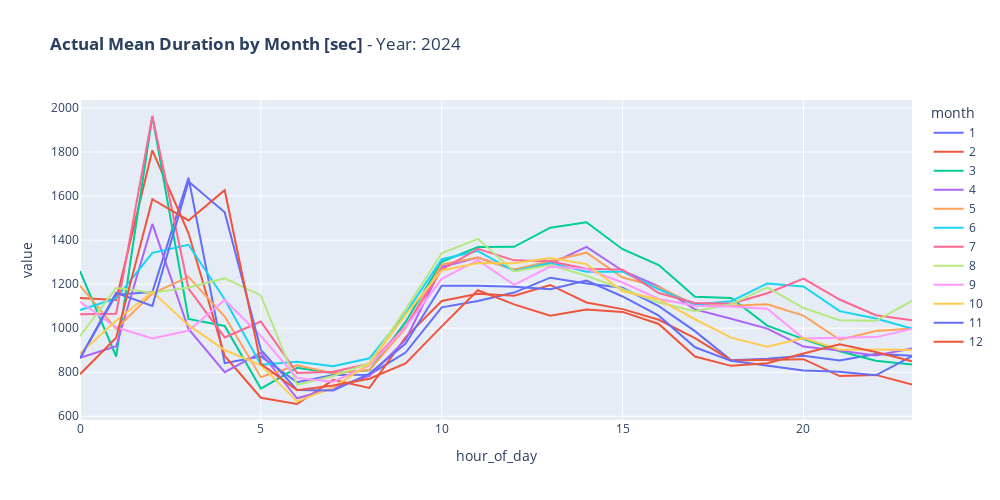

The notebook cell saved with this chart:
### Code cell
actual_month_means = group_results['actual'].mean().unstack(level='hour_of_day').T
fig = px.line(actual_month_means, title=f"<b>Actual Mean Duration by Month [sec]</b> - Year: {year_to_test}", width=1000, height=500)

fig.show()

### Figure 1 — Plotly figure (JSON) as saved in the notebook; plotly's stock layout.template omitted (floating-point values rounded to 4 significant figures)
{"data": [{"hovertemplate": "month=1<br>hour_of_day=%{x}<br>value=%{y}<extra></extra>", "legendgroup": "1", "line": {"color": "#636efa", "dash": "solid"}, "marker": {"symbol": "circle"}, "mode": "lines", "name": "1", "orientation": "v", "showlegend": true, "type": "scatter", "x": [0, 1, 2, 3, 4, 5, 6, 7, 8, 9, 10, 11, 12, 13, 14, 15, 16, 17, 18, 19, 20, 21, 22, 23], "xaxis": "x", "y": [862.6, 1152.0, 1165.0, 1683.0, 840.9, 871.7, 754.3, 787.4, 788.9, 889.3, 1095.0, 1123.0, 1162.0, 1229.0, 1203.0, 1184.0, 1100.0, 986.7, 854.0, 861.0, 874.9, 853.7, 882.6, 875.0], "yaxis": "y"}, {"hovertemplate": "month=2<br>hour_of_day=%{x}<br>value=%{y}<extra></extra>", "legendgroup": "2", "line": {"color": "#EF553B", "dash": "solid"}, "marker": {"symbol": "circle"}, "mode": "lines", "name": "2", "orientation": "v", "showlegend": true, "type": "scatter", "x": [0, 1, 2, 3, 4, 5, 6, 7, 8, 9, 10, 11, 12, 13, 14, 15, 16, 17, 18, 19, 20, 21, 22, 23], "xaxis": "x", "y": [1137.0, 1128.0, 1808.0, 1431.0, 874.0, 684.1, 655.6, 765.4, 728.8, 958.3, 1124.0, 1156.0, 1148.0, 1196.0, 1117.0, 1087.0, 1038.0, 955.3, 853.4, 855.3, 859.0, 782.4, 787.9, 743.9], "yaxis": "y"}, {"hovertemplate": "month=3<br>hour_of_day=%{x}<br>value=%{y}<extra></extra>", "legendgroup": "3", "line": {"color": "#00cc96", "dash": "solid"}, "marker": {"symbol": "circle"}, "mode": "lines", "name": "3", "orientation": "v", "showlegend": true, "type": "scatter", "x": [0, 1, 2, 3, 4, 5, 6, 7, 8, 9, 10, 11, 12, 13, 14, 15, 16, 17, 18, 19, 20, 21, 22, 23], "xaxis": "x", "y": [1259.0, 871.4, 1962.0, 1042.0, 1010.0, 725.5, 820.1, 795.1, 808.6, 1028.0, 1301.0, 1369.0, 1369.0, 1456.0, 1481.0, 1359.0, 1286.0, 1143.0, 1137.0, 1012.0, 950.5, 895.0, 852.3, 835.3], "yaxis": "y"}, {"hovertemplate": "month=4<br>hour_of_day=%{x}<br>value=%{y}<extra></extra>", "legendgroup": "4", "line": {"color": "#ab63fa", "dash": "solid"}, "marker": {"symbol": "circle"}, "mode": "lines", "name": "4", "orientation": "v", "showlegend": true, "type": "scatter", "x": [0, 1, 2, 3, 4, 5, 6, 7, 8, 9, 10, 11, 12, 13, 14, 15, 16, 17, 18, 19, 20, 21, 22, 23], "xaxis": "x", "y": [865.0, 918.0, 1474.0, 996.2, 800.5, 888.5, 681.5, 727.1, 783.9, 946.7, 1278.0, 1321.0, 1266.0, 1292.0, 1369.0, 1261.0, 1190.0, 1085.0, 1043.0, 998.2, 916.5, 898.0, 876.1, 908.2], "yaxis": "y"}, {"hovertemplate": "month=5<br>hour_of_day=%{x}<br>value=%{y}<extra></extra>", "legendgroup": "5", "line": {"color": "#FFA15A", "dash": "solid"}, "marker": {"symbol": "circle"}, "mode": "lines", "name": "5", "orientation": "v", "showlegend": true, "type": "scatter", "x": [0, 1, 2, 3, 4, 5, 6, 7, 8, 9, 10, 11, 12, 13, 14, 15, 16, 17, 18, 19, 20, 21, 22, 23], "xaxis": "x", "y": [1193.0, 997.2, 1157.0, 1233.0, 1053.0, 777.5, 831.9, 795.6, 809.9, 999.7, 1289.0, 1321.0, 1267.0, 1305.0, 1343.0, 1230.0, 1187.0, 1106.0, 1102.0, 1109.0, 1057.0, 947.4, 986.8, 998.4], "yaxis": "y"}, {"hovertemplate": "month=6<br>hour_of_day=%{x}<br>value=%{y}<extra></extra>", "legendgroup": "6", "line": {"color": "#19d3f3", "dash": "solid"}, "marker": {"symbol": "circle"}, "mode": "lines", "name": "6", "orientation": "v", "showlegend": true, "type": "scatter", "x": [0, 1, 2, 3, 4, 5, 6, 7, 8, 9, 10, 11, 12, 13, 14, 15, 16, 17, 18, 19, 20, 21, 22, 23], "xaxis": "x", "y": [1082.0, 1135.0, 1342.0, 1379.0, 1131.0, 834.1, 847.4, 826.9, 863.4, 1067.0, 1313.0, 1350.0, 1260.0, 1297.0, 1257.0, 1257.0, 1177.0, 1107.0, 1122.0, 1203.0, 1190.0, 1077.0, 1044.0, 998.7], "yaxis": "y"}, {"hovertemplate": "month=7<br>hour_of_day=%{x}<br>value=%{y}<extra></extra>", "legendgroup": "7", "line": {"color": "#FF6692", "dash": "solid"}, "marker": {"symbol": "circle"}, "mode": "lines", "name": "7", "orientation": "v", "showlegend": true, "type": "scatter", "x": [0, 1, 2, 3, 4, 5, 6, 7, 8, 9, 10, 11, 12, 13, 14, 15, 16, 17, 18, 19, 20, 21, 22, 23], "xaxis": "x", "y": [1063.0, 1066.0, 1964.0, 1180.0, 958.2, 1030.0, 796.6, 802.3, 839.1, 1008.0, 1266.0, 1360.0, 1308.0, 1304.0, 1270.0, 1266.0, 1160.0, 1115.0, 1111.0, 1159.0, 1225.0, 1130.0, 1059.0, 1036.0], "yaxis": "y"}, {"hovertemplate": "month=8<br>hour_of_day=%{x}<br>value=%{y}<extra></extra>", "legendgroup": "8", "line": {"color": "#B6E880", "dash": "solid"}, "marker": {"symbol": "circle"}, "mode": "lines", "name": "8", "orientation": "v", "showlegend": true, "type": "scatter", "x": [0, 1, 2, 3, 4, 5, 6, 7, 8, 9, 10, 11, 12, 13, 14, 15, 16, 17, 18, 19, 20, 21, 22, 23], "xaxis": "x", "y": [963.7, 1183.0, 1161.0, 1185.0, 1226.0, 1149.0, 742.9, 783.2, 841.3, 1085.0, 1340.0, 1406.0, 1258.0, 1286.0, 1238.0, 1176.0, 1117.0, 1077.0, 1109.0, 1185.0, 1092.0, 1036.0, 1034.0, 1124.0], "yaxis": "y"}, {"hovertemplate": "month=9<br>hour_of_day=%{x}<br>value=%{y}<extra></extra>", "legendgroup": "9", "line": {"color": "#FF97FF", "dash": "solid"}, "marker": {"symbol": "circle"}, "mode": "lines", "name": "9", "orientation": "v", "showlegend": true, "type": "scatter", "x": [0, 1, 2, 3, 4, 5, 6, 7, 8, 9, 10, 11, 12, 13, 14, 15, 16, 17, 18, 19, 20, 21, 22, 23], "xaxis": "x", "y": [1120.0, 1004.0, 953.6, 988.8, 1128.0, 964.6, 773.4, 756.7, 831.2, 1005.0, 1224.0, 1309.0, 1196.0, 1280.0, 1269.0, 1207.0, 1133.0, 1102.0, 1099.0, 1089.0, 952.9, 954.5, 959.4, 996.9], "yaxis": "y"}, {"hovertemplate": "month=10<br>hour_of_day=%{x}<br>value=%{y}<extra></extra>", "legendgroup": "10", "line": {"color": "#FECB52", "dash": "solid"}, "marker": {"symbol": "circle"}, "mode": "lines", "name": "10", "orientation": "v", "showlegend": true, "type": "scatter", "x": [0, 1, 2, 3, 4, 5, 6, 7, 8, 9, 10, 11, 12, 13, 14, 15, 16, 17, 18, 19, 20, 21, 22, 23], "xaxis": "x", "y": [885.4, 1034.0, 1165.0, 1014.0, 900.9, 831.7, 667.7, 730.8, 837.6, 1062.0, 1262.0, 1296.0, 1295.0, 1319.0, 1291.0, 1168.0, 1131.0, 1041.0, 957.1, 915.9, 955.7, 902.3, 903.0, 901.3], "yaxis": "y"}, {"hovertemplate": "month=11<br>hour_of_day=%{x}<br>value=%{y}<extra></extra>", "legendgroup": "11", "line": {"color": "#636efa", "dash": "solid"}, "marker": {"symbol": "circle"}, "mode": "lines", "name": "11", "orientation": "v", "showlegend": true, "type": "scatter", "x": [0, 1, 2, 3, 4, 5, 6, 7, 8, 9, 10, 11, 12, 13, 14, 15, 16, 17, 18, 19, 20, 21, 22, 23], "xaxis": "x", "y": [864.2, 1160.0, 1101.0, 1666.0, 1526.0, 901.5, 719.6, 716.5, 793.6, 929.6, 1193.0, 1192.0, 1188.0, 1177.0, 1217.0, 1144.0, 1057.0, 913.3, 851.7, 830.5, 807.7, 801.8, 785.9, 873.4], "yaxis": "y"}, {"hovertemplate": "month=12<br>hour_of_day=%{x}<br>value=%{y}<extra></extra>", "legendgroup": "12", "line": {"color": "#EF553B", "dash": "solid"}, "marker": {"symbol": "circle"}, "mode": "lines", "name": "12", "orientation": "v", "showlegend": true, "type": "scatter", "x": [0, 1, 2, 3, 4, 5, 6, 7, 8, 9, 10, 11, 12, 13, 14, 15, 16, 17, 18, 19, 20, 21, 22, 23], "xaxis": "x", "y": [790.9, 957.0, 1586.0, 1489.0, 1627.0, 837.8, 718.5, 739.9, 770.7, 839.9, 1008.0, 1172.0, 1108.0, 1057.0, 1085.0, 1074.0, 1019.0, 871.0, 828.9, 840.6, 884.7, 926.7, 892.0, 849.5], "yaxis": "y"}], "layout": {"height": 500, "legend": {"title": {"text": "month"}, "tracegroupgap": 0}, "title": {"text": "<b>Actual Mean Duration by Month [sec]</b> - Year: 2024"}, "width": 1000, "xaxis": {"anchor": "y", "domain": [0, 1], "title": {"text": "hour_of_day"}}, "yaxis": {"anchor": "x", "domain": [0, 1], "title": {"text": "value"}}}}
